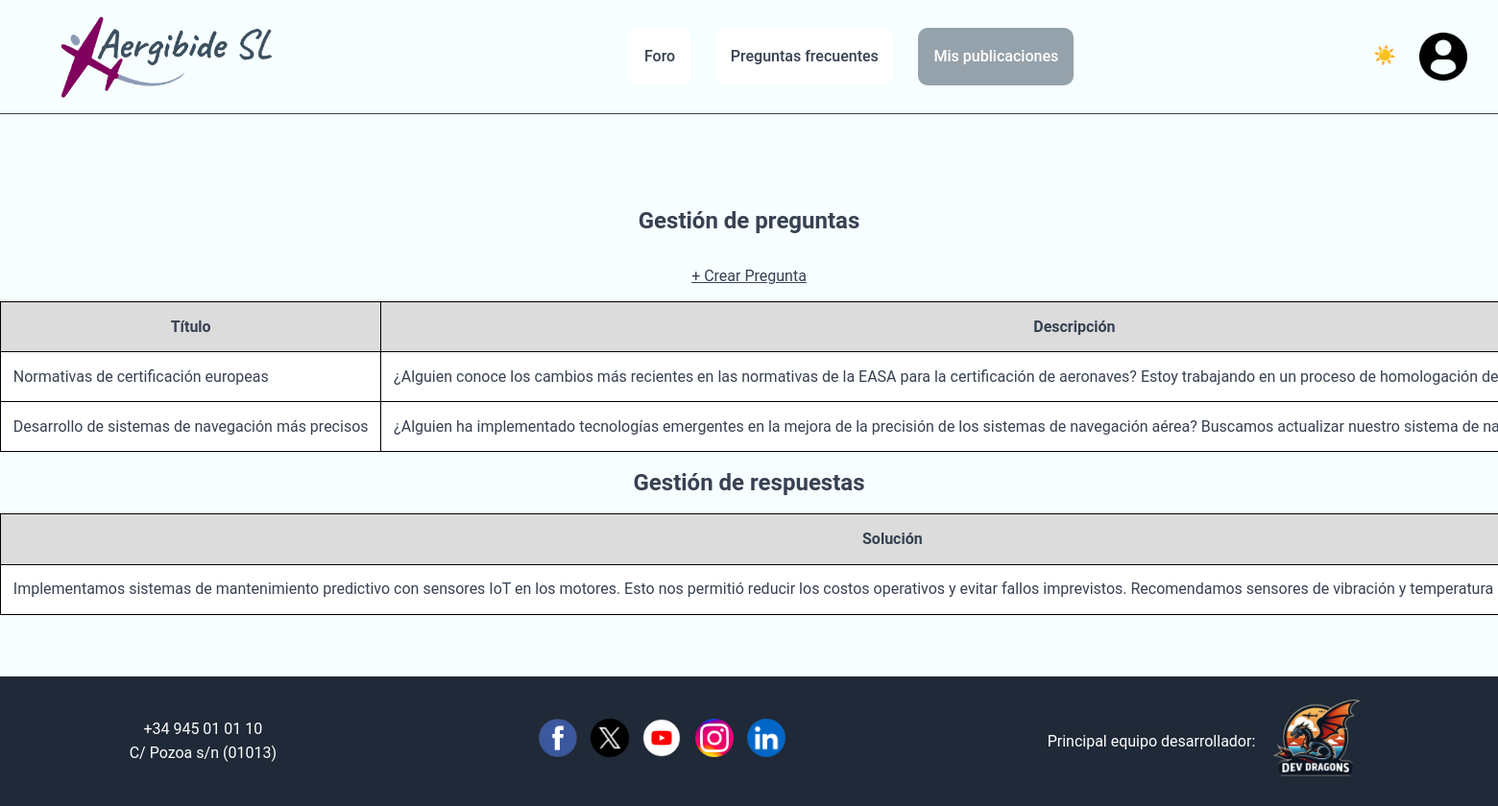
Page /Aplicacion/mvc_reto/index.php?controller=pregunta&action=misPreguntas (signed in) on the committed database.
### tables this page shows
CREATE TABLE `preguntas` (
                             `id` int(11) NOT NULL,
                             `titulo` varchar(100) NOT NULL,
                             `descripcion` varchar(300) NOT NULL,
                             `tema` varchar(100) NOT NULL,
                             `fecha` date NOT NULL,
                             `id_usuario` int(11) NOT NULL,
                             `archivo` varchar(255) DEFAULT NULL
);

CREATE TABLE `respuestas` (
                              `id` int(11) NOT NULL,
                              `solucion` varchar(300) NOT NULL,
                              `archivo` varchar(255) DEFAULT NULL,
                              `id_pregunta` int(11) NOT NULL,
                              `id_usuario` int(11) NOT NULL,
                              `fecha` date NOT NULL
);

### Aplicacion/mvc_reto/index.php (called while the page is built, shortened)
<?php
require_once "model/Db.php";
$controller = new $controllerName();
$dataToView["data"] = array();
if(method_exists($controller, $_GET["action"]))
    $dataToView["data"] = $controller -> {$_GET["action"]}();
require_once "view/".$_GET["controller"]."/".$controller->view.".html.php";
?>

### Aplicacion/mvc_reto/model/Db.php (called while the page is built, shortened)
<?php
class Db {
    public function __construct(){
        $this -> host = constant("DB_HOST");
        $this -> db = constant("DB");
        $this -> user = constant("DB_USER");
        $this -> pass = constant("DB_PASS");
        try {
            $this->connection = new PDO("mysql:host=" .$this->host.';
            dbname=' .$this->db, $this->user, $this->pass);
        }
        catch (PDOException $e){
            echo $e -> getMessage();
            exit();
        }
    }
}
?>

### Aplicacion/mvc_reto/model/Pregunta.php (called while the page is built, shortened)
<?php
class Pregunta {
    private $tabla = "preguntas";
    private $connection;
    public function getConexion(){
        $dbObj = new Db();
        $this->connection = $dbObj ->connection;
    }
    public function getPregunta(){
        $sql = "SELECT * FROM " . $this->tabla;
        $stml = $this -> connection -> prepare($sql);
        $stml -> execute();
        return $stml -> fetchAll();
    }
}

### Aplicacion/mvc_reto/controller/PreguntaController.php (called while the page is built, shortened)
<?php
require_once "model/Pregunta.php";
require_once "RespuestaController.php";
class PreguntaController {
    public $model;
    public function __construct() {
        $this->model = new Pregunta();
    }
    public function misPreguntas(){
        $preguntas = $this->model->getPregunta();
        $respuestaController = new RespuestaController();
        $preguntasConRespuestas = [];
        foreach ($preguntas as $pregunta) {
            $pregunta['respuestas'] = $respuestaController->view($pregunta['id']);
            $preguntasConRespuestas[] = $pregunta;
        }
        return $preguntasConRespuestas ?: [];
    }
}
?>

### Aplicacion/mvc_reto/model/Respuesta.php (called while the page is built, shortened)
<?php
class Respuesta {
    private $tabla = "respuestas";
    private $connection;
    public function getConexion(){
        $dbObj = new Db();
        $this->connection = $dbObj ->connection;
    }
    public function getRespuestaByPreguntaId($preguntaId){
        $sql = "SELECT * FROM ". $this->tabla ." WHERE id_pregunta = ?";
        $stmt = $this->connection->prepare($sql);
        $stmt -> execute([$preguntaId]);
        return $stmt->fetchAll(PDO::FETCH_ASSOC);
    }
}

### Aplicacion/mvc_reto/controller/RespuestaController.php (called while the page is built, shortened)
<?php
require_once "model/Respuesta.php";
class RespuestaController {
    public $model;
    public function __construct() {
        $this->model = new Respuesta();
    }
    public function view($preguntaId){
        return $this->model->getRespuestaByPreguntaId($preguntaId);
    }
}
?>

### Aplicacion/mvc_reto/view/pregunta/misPreguntas.html.php (the view, shortened to what this page needs)
<?php
require_once __DIR__ . "/../layout/header.php";
?>
<div class="contenido">
    <div id="titulo">
        <h2>Gestión de preguntas</h2>
    </div>
    <div class="d_bCrear"><a href="index.php?controller=pregunta&action=crear" class="bCrear">+ Crear Pregunta</a></div>
    <?php
    if (isset($dataToView["data"]) && is_array($dataToView["data"]) && count($dataToView["data"]) > 0) {
        ?>
        <table class="tabla_preguntas">
            <thead>
            <tr>
                <th>Título</th>
                <th>Descripción</th>
            </tr>
            </thead>
            <tbody>
            <?php
            foreach ($dataToView["data"] as $pregunta) {
                if ($pregunta['id_usuario'] == $_SESSION["id"]) {
                    ?>
                    <tr>
                        <td><?php echo htmlspecialchars($pregunta['titulo']); ?></td>
                        <td><?php echo htmlspecialchars($pregunta['descripcion']); ?></td>
                    </tr>
                    <?php
                }
            }
            ?>
            </tbody>
        </table>
        <?php
    } else {
        ?>
        <div class="mensajeInexistir">
            Actualmente no hay preguntas registradas.
        </div>
        <?php
    }
    ?>
    <div id="tituloRespuesta">
        <h2>Gestión de respuestas</h2>
    </div>
    <?php
    if (isset($dataToView["data"]) && is_array($dataToView["data"])){
        ?>
        <table class="tabla_respuestas">
            <thead>
            <tr>
                <th>Solución</th>
            </tr>
            </thead>
            <tbody>
            <?php
            foreach ($dataToView["data"] as $pregunta){
                foreach ($pregunta["respuestas"] as $respuesta){
                    if ($respuesta["id_usuario"] == $_SESSION["id"]){
                        ?>
                        <tr>
                            <td><?php echo htmlspecialchars($respuesta['solucion']); ?></td>
                        </tr>
                        <?php
                    }
                }
            }
            ?>
            </tbody>
        </table>
        <?php
    } else {
        echo "<p>No tienes respuestas registradas.</p>";
    }
    ?>
</div>
<?php require_once __DIR__ . "/../layout/footer.php"; ?>
</body>
</html>

### Aplicacion/mvc_reto/assets/css/style.css (style rules this page uses)
* { padding: 0; margin: 0; box-sizing: border-box; font-family: 'Roboto', sans-serif; }
body { display: flex; justify-content: center; align-items: center; height: 100vh; background-image: url( "/Proyecto1/Reto_1_Equipo_2/Aplicacion/mvc_reto/assets/imagenes/fondo1_gif.gif"); background-size: cover; background-position: center; background-attachment: fixed; background-repeat: no-repeat; max-width: 100%; }
.pag_foro, .pag_frecuentes, .pag_crearPregunta, .pag_gestionarCuenta, .pag_perfil, .pag_misPreguntas, .pag_gestionarCuenta, .pag_crearRespuesta, .pag_anadirFavorito, .pag_misFavoritas { background: linear-gradient(to bottom, #BCCAD6, white); min-height: 100vh; background-attachment: fixed; }
.pag_perfil .contenido, .pag_crearPregunta .contenido, .pag_crearRespuesta .contenido, .pag_foro .contenido, .pag_frecuentes .contenido, .pag_misPreguntas .contenido, .pag_gestionarCuenta .contenido, .pag_anadirFavorito .contenido, .pag_misFavoritas .contenido { position: relative; flex-direction: column; text-align: center; background-color: #BCCAD6; padding: 2em; border-radius: 10px; border: 1px solid #667292; z-index: 1; margin-top: 1em; }
.contenido { width: 80%; }
.pag_misPreguntas, .pag_gestionarCuenta, .pag_anadirFavorito, .pag_misFavoritas, .pag_crearRespuesta, .pag_perfil, .pag_crearPregunta, .pag_misFavoritas { flex-direction: column; }
.pag_misPreguntas .contenido, .pag_gestionarCuenta .contenido, .pag_anadirFavorito .contenido, .pag_misFavoritas .contenido, .pag_crearRespuesta .contenido, .pag_perfil .contenido, .pag_crearPregunta .contenido, .pag_misFavoritas .contenido { margin-top: 400px; width: 1200px; margin-bottom: 1em; }
.pag_misPreguntas .contenido, .pag_misFavoritas .contenido { margin-top: var(--altura-contenido, 0px); width: 1300px; }
.pag_misPreguntas thead, .pag_misFavoritas thead { position: sticky; top: 116.59px; }
div { display: flex; align-items: center; padding: .8em; justify-content: center; }
a { color: black; }
.tabla_cuentas, .tabla_preguntas, .tabla_respuestas { width: 100%; overflow-x: auto; border-collapse: collapse; margin: 2em; }
.tabla_preguntas, .tabla_respuestas { margin: 2em 0; }
.tabla_cuentas th, .tabla_cuentas td, .tabla_preguntas th, .tabla_preguntas td, .tabla_respuestas th, .tabla_respuestas td { border: 1px solid black; padding: .8em; white-space: nowrap; }
.tabla_cuentas th, .tabla_preguntas th, .tabla_respuestas th { background-color: gainsboro; }
.tabla_cuentas td, .tabla_preguntas td, .tabla_respuestas td { background-color: white; }
.pag_foro, .pag_frecuentes, .pag_misPreguntas, .pag_anadirFavorito, .pag_gestionarCuenta, .pag_anadirFavorito, .pag_misFavoritas, .pag_crearRespuesta, .pag_perfil, .pag_crearPregunta { flex-direction: column; padding-top: 116.59px; margin-top: 0; min-height: 100vh; }
:root { --question-count: 1; --base-margin: 400px; }
:root { --primary-color: #6366f1; --primary-dark: #4f46e5; --text-color: #374151; --error-color: #ff0047; --border-color: #d1d5db; --answer-color: #eaeaea; --background-color: #f6feff; --input-color: #ffffff; --gradient-start: #7e9bff; --gradient-middle: #abe3ea; --gradient-end: #ffd0ec; }
.pag_foro, .pag_frecuentes, .pag_misPreguntas, .pag_gestionarCuenta, .pag_anadirFavorito, .pag_misFavoritas, .pag_crearRespuesta, .pag_perfil, .pag_crearPregunta { all: unset; line-height: 1.6; color: var(--text-color); background-color: var(--background-color); transition: background-color 0.3s ease; }
.pag_foro header, .pag_foro .contenido, .pag_foro footer, .pag_frecuentes header, .pag_frecuentes .contenido, .pag_frecuentes footer, .pag_misPreguntas header, .pag_misPreguntas .contenido, .pag_misPreguntas footer, .pag_gestionarCuenta header, .pag_gestionarCuenta .contenido, .pag_gestionarCuenta footer, .pag_anadirFavorito header, .pag_anadirFavorito .contenido, .pag_anadirFavorito footer, .pag_misFavoritas header, .pag_misFavoritas .contenido, .pag_misFavoritas footer, .pag_crearRespuesta header, .pag_crearRespuesta .contenido, .pag_crearRespuesta footer, .pag_perfil header, .pag_perfil .contenido, .pag_perfil footer, .pag_crearPregunta header, .pag_crearPregunta .contenido, .pag_crearPregunta footer { all: unset; width: 100%; max-width: 1200px; }
.pag_misPreguntas .bCrear { color: var(--text-color); }
.pag_misPreguntas table, .pag_misFavoritas table, .pag_gestionarCuenta table { color: #374151; }
.pag_misPreguntas table, .pag_misFavoritas table { width: 80%; margin: 0 auto; }

### rows in the picture
preguntas: titulo "Normativas de certificación europeas", descripcion "¿Alguien conoce los cambios más recientes en las normativas de la EASA para la certificación de aeronaves? Estoy trabajando en un proceso de homologación de…"
preguntas: titulo "Desarrollo de sistemas de navegación más precisos", descripcion "¿Alguien ha implementado tecnologías emergentes en la mejora de la precisión de los sistemas de navegación aérea? Buscamos actualizar nuestro sistema de…"
respuestas: solucion "Implementamos sistemas de mantenimiento predictivo con sensores IoT en los motores. Esto nos permitió reducir los costos operativos y evitar fallos imprevistos. Recomendamos sensores de vibración y temperatura…"
